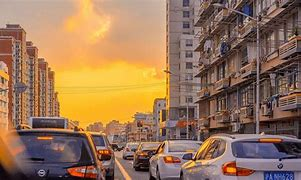
#> input picture input.jpg, 301 x 180 px
$ python '边缘检测.py'
#> lines starting #> are read from the running program, lines starting #| are printed output that depends on the picture

import cv2
import os


import cv2
import numpy as np

import cv2

# 加载图片
image = cv2.imread('input.jpg')
#> image is the input picture: shape (180, 301, 3); mean B, G, R 88.3, 116.8, 151.6

# 转换为灰度图像
gray = cv2.cvtColor(image, cv2.COLOR_BGR2GRAY)
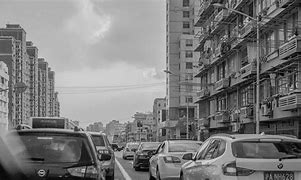
#> gray: shape (180, 301); min 1, max 228, mean 124

# 进行边缘检测
edges = cv2.Canny(gray, 400, 100)
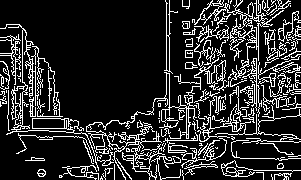
#> edges: shape (180, 301); 17% white in thin lines or dots
# kernel = np.ones((2, 2), np.uint8)

# dilation = cv2.dilate(edges, kernel, iterations=1)

# 输出结果
cv2.imwrite('output.jpg', edges)

$ run again, with IMG_0001.jpg copied over input.jpg
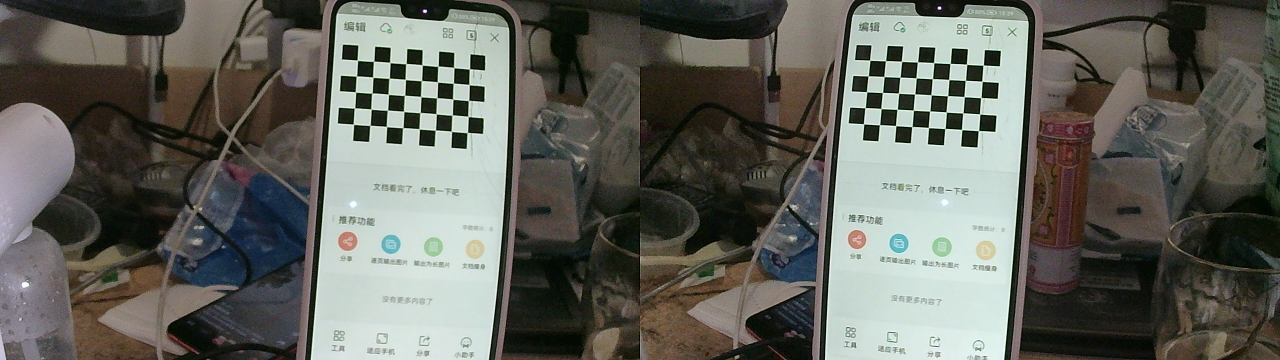
#> input picture IMG_0001.jpg, 2560 x 720 px (shown at 1/2 size)
#> image is the input picture: shape (720, 2560, 3); mean B, G, R 92.6, 99.4, 98.4
#> `gray = cv2.cvtColor(image, cv2.COLOR_BGR2GRAY)`:
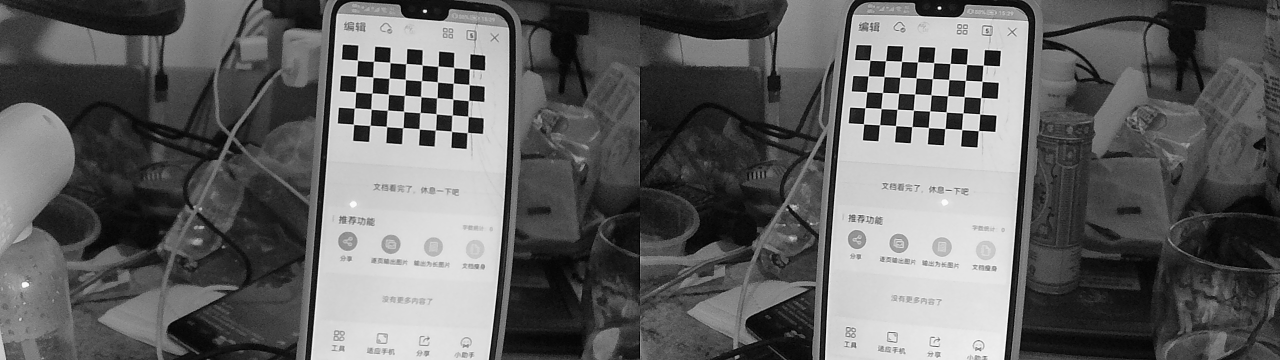
#> gray: shape (720, 2560) (shown at 1/2 size); min 0, max 255, mean 98.3
#> `edges = cv2.Canny(gray, 400, 100)`:
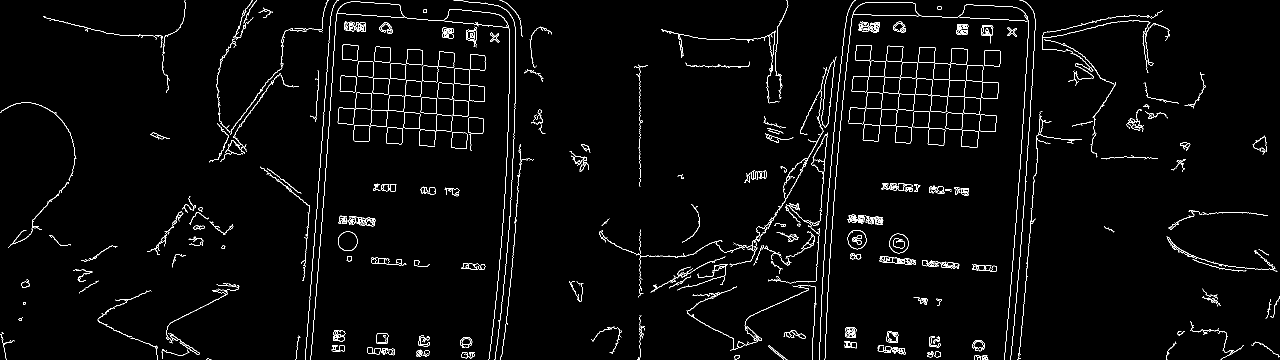
#> edges: shape (720, 2560) (shown at 1/2 size); 2.4% white in thin lines or dots
